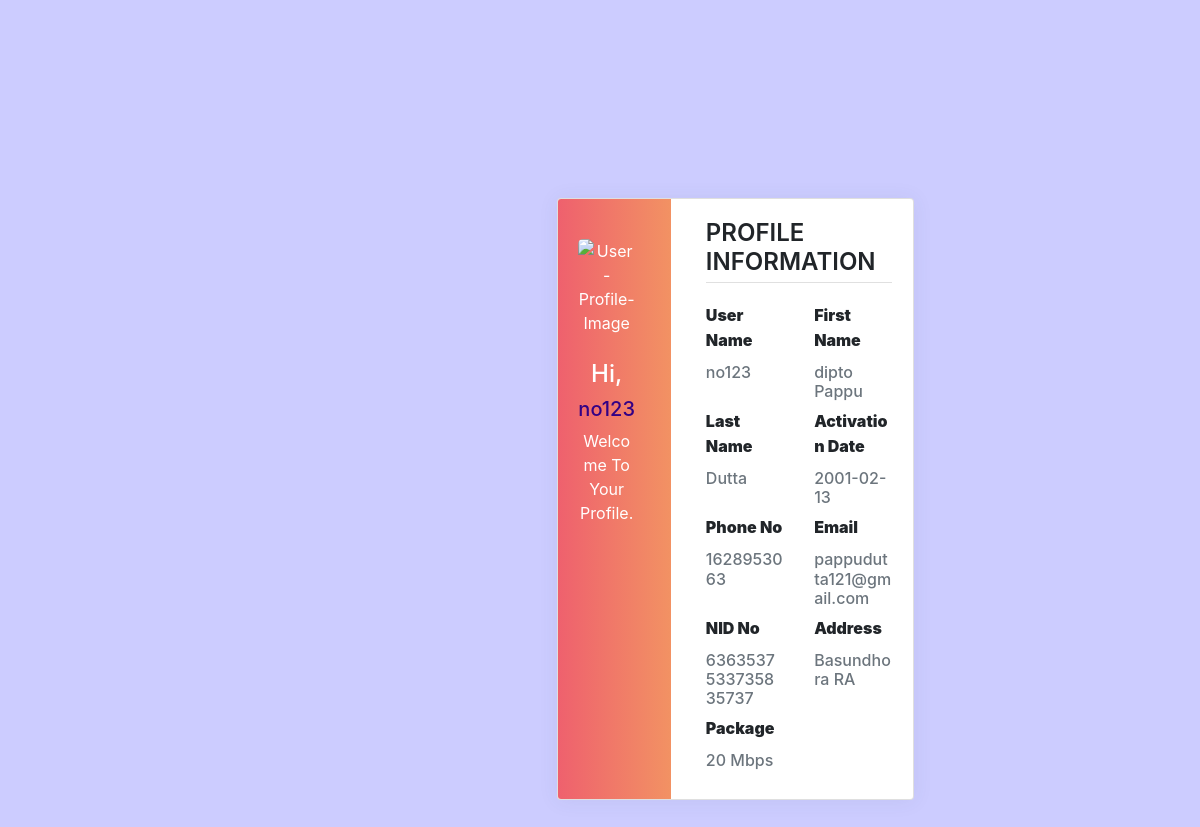
The app's page /User_profile.php (signed in), older data.
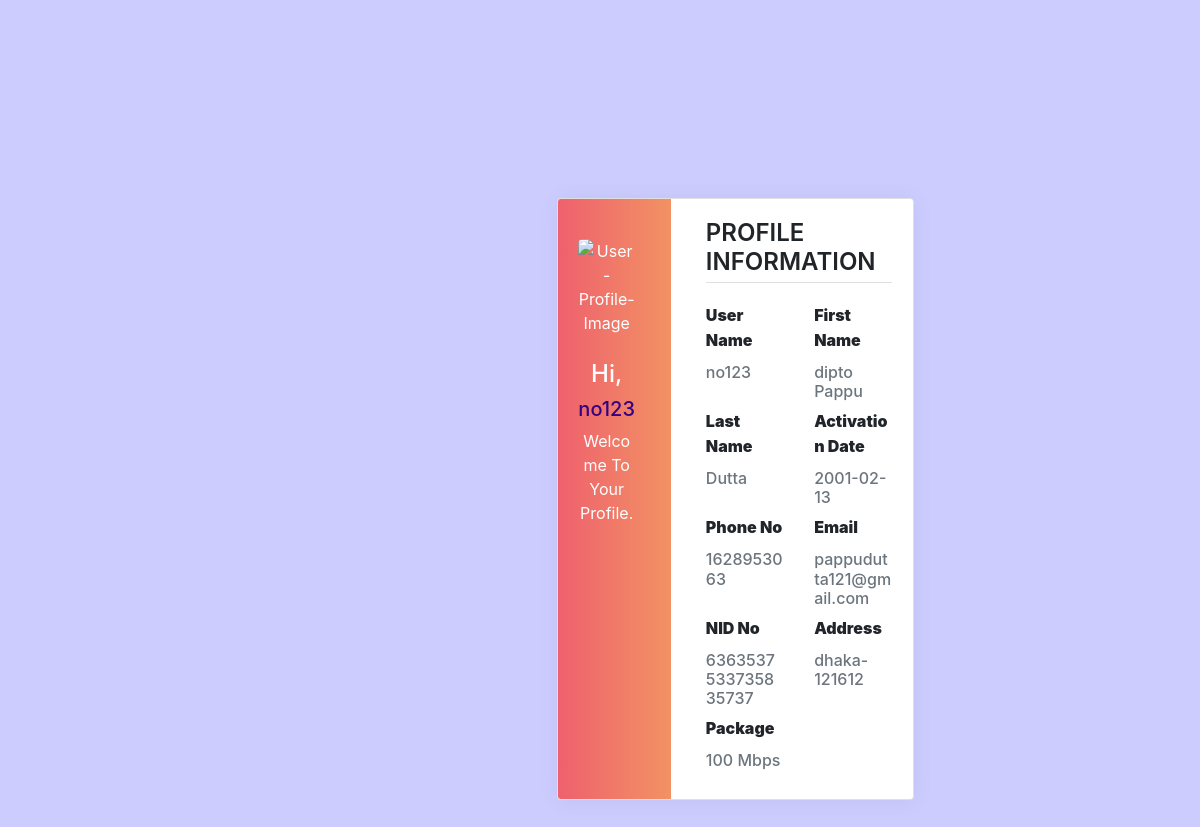
The same page, newer data.
### tables this page shows
CREATE TABLE `customer_info` (
  `User_id` varchar(30) NOT NULL,
  `First_Name` varchar(30) DEFAULT NULL,
  `Last_Name` varchar(30) DEFAULT NULL,
  `Active_Date` date DEFAULT NULL,
  `Phone_no` int(11) NOT NULL,
  `Email` varchar(100) DEFAULT NULL,
  `NID` bigint(18) NOT NULL,
  `Address` varchar(200) NOT NULL,
  `Password` varchar(30) NOT NULL,
  `choose` varchar(30) NOT NULL
);

### User_profile.php (the view, shortened to what this page needs)
<!DOCTYPE html>
<html lang="en">
<head>
    <link rel="stylesheet" href="User_profile.css" />
    <link rel="stylesheet" href="https://maxcdn.bootstrapcdn.com/bootstrap/4.0.0/css/bootstrap.min.css">
    <link rel="stylesheet" href="https://stackpath.bootstrapcdn.com/bootstrap/4.0.0/js/bootstrap.bundle.min.js">
    <link rel="stylesheet" href="https://cdnjs.cloudflare.com/ajax/libs/jquery/3.2.1/jquery.min.js">
    <link rel="stylesheet" href="https://cdnjs.cloudflare.com/ajax/libs/MaterialDesign-Webfont/3.6.95/css/materialdesignicons.css">
</head>
<body style="background-color: #CCCCFF; margin-top: 150px; margin-left: 300px;">
    <div class="page-content page-container" id="page-content">
        <div class="padding">
            <div class="row container d-flex justify-content-center">
                <div class="col-xl-6 col-md-12">
                    <div class="card user-card-full">
                        <div class="row m-l-0 m-r-0">
                            <div class="col-sm-4 bg-c-lite-green user-profile">
                                <div class="card-block text-center text-white">
                                    <div class="m-b-25">
                                        <img src="https://img.icons8.com/bubbles/100/000000/user.png" class="img-radius" alt="User-Profile-Image">
                                    </div>
                                    <h6 class="f-w-600"><strong><h4>Hi,</h4></strong>
                                    <h5 style="color: #330185">
                                    <?php
                                    echo  $_SESSION['user_name'];
                                    ?><br></h5>
                                    Welcome To Your Profile.</h6>
                                </div>
                            </div>
                            <div class="col-sm-8">
                                <div class="card-block">
                                    <h4 class="m-b-20 p-b-5 b-b-default f-w-600">PROFILE INFORMATION</h4>
                                    <div class="row">
                                        <div class="col-sm-6">
                                            <p class="m-b-10 f-w-600"><strong>User Name</strong></p>
                                            <h6 class="text-muted f-w-400"> <?php
                                            echo  $_SESSION['user_name'];?>  </h6>
                                        </div>
                                        <?php
                                         include('u_connection.php');
                                        $test = $_SESSION['user_name'];
                                      $sql = "select *from customer_info where User_id = '$test'";
        $result = mysqli_query($con, $sql);
while ($row = mysqli_fetch_array($result, MYSQLI_ASSOC)) {
    $actv_date = $row['Active_Date'];
    $laname = $row ['Last_Name'];
    $faname = $row ['First_Name'];
    $phn = $row['Phone_no'];
    $email = $row['Email'];
    $nid = $row['NID'];
    $adrs = $row['Address'];
    $chs = $row['choose'];
    echo ' <div class="col-sm-6">
    <p class="m-b-10 f-w-600"><strong>First Name</strong></p>
    <h6 class="text-muted f-w-400">'.$faname.'</h6>
</div>
<div class="col-sm-6">
    <p class="m-b-10 f-w-600"><strong>Last Name</strong></p>
    <h6 class="text-muted f-w-400">'.$laname.'</h6>
</div>
<div class="col-sm-6">
    <p class="m-b-10 f-w-600"><strong>Activation Date</strong></p>
    <h6 class="text-muted f-w-400">'.$actv_date.'</h6>
</div>
<div class="col-sm-6">
    <p class="m-b-10 f-w-600"><strong>Phone No</strong></p>
    <h6 class="text-muted f-w-400">'.$phn.'</h6>
</div>
<div class="col-sm-6">
    <p class="m-b-10 f-w-600"><strong>Email</strong></p>
    <h6 class="text-muted f-w-400">'.$email.'</h6>
</div>
<div class="col-sm-6">
    <p class="m-b-10 f-w-600"><strong>NID No</strong></p>
    <h6 class="text-muted f-w-400">'.$nid.'</h6>
</div>
<div class="col-sm-6">
    <p class="m-b-10 f-w-600"><strong>Address</strong></p>
    <h6 class="text-muted f-w-400">'.$adrs.'</h6>
</div>
<div class="col-sm-6">
    <p class="m-b-10 f-w-600"><strong>Package</strong></p>
    <h6 class="text-muted f-w-400">'.$chs.'</h6>
</div>';
}
?>
                                    </div>
                                </div>
                            </div>
                        </div>
                    </div>
                </div>
            </div>
        </div>
    </div>
</body>
</html>

Row changes from the older to the newer data that the page shows:
changed customer_info "dipto Pappu": Address "Basundhora RA" → "dhaka-121612"; choose "20 Mbps" → "100 Mbps"
